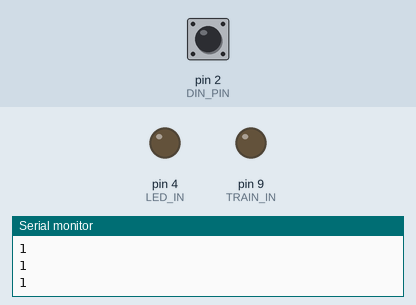
The sketch below on a simulated Arduino Uno, built with avr-gcc and run on an emulated ATmega328P. Parts: output pins drawn as LEDs (lit = HIGH), the last lines printed to the serial monitor. The test bench sets the inputs (shaded band); at power-on: pin 2 (DIN_PIN) HIGH.

Above: at 1.2 s.
1.3 s: pin 2 (DIN_PIN) pulled LOW for 0.15 s
At 1.8 s:
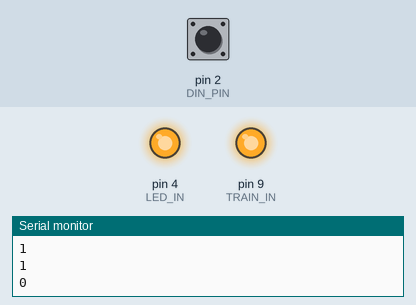
4.4 s: pin 2 (DIN_PIN) pulled LOW for 3.2 s
At 12.0 s:
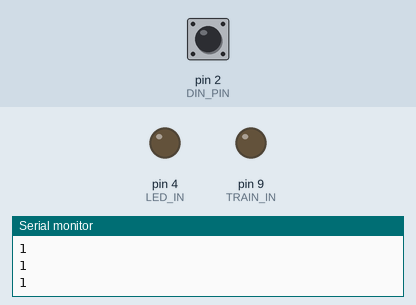
Timing chart, 0 to 13.5 s (numbered marks = the images above; inputs shaded):
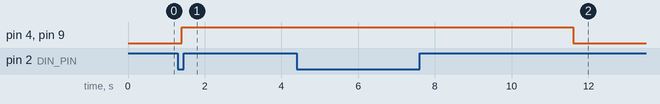

The sketch:

TrainAuto.ino
```cpp
#define MODE 2 //自動運転モード。1は距離センサで停止。2は一定時間後停止。
#define trigPin 11
#define echoPin 12
#define LED_IN 4
#define TRAIN_IN 9
const int DIN_PIN = 2; //物理スイッチの入力ポート

void setup() {
  // put your setup code here, to run once:
  Serial.begin(9600); //9600baudのSerial Monitorに飛ばすおまじない
  pinMode(LED_IN, OUTPUT); //LEDの位置
  pinMode(TRAIN_IN, OUTPUT); //電車の電源位置
  pinMode(trigPin, OUTPUT);//Trigピンの電源位置
  pinMode(echoPin, INPUT);//echoピンの電源位置
  pinMode(DIN_PIN, INPUT_PULLUP);//プルアップでDIN_PINを入力ポートモードにする

  digitalWrite(LED_IN, LOW); //アウトプットピンの初期化
  digitalWrite(TRAIN_IN, LOW); //電車アウトプットピンの初期化
  digitalWrite(trigPin, LOW);  // Added this line
  digitalWrite(echoPin, LOW);
}

void loop() {
  // put your main code here, to run repeatedly:
  int switch_flag;
  long duration, distance;
  if(MODE == 1){
    digitalWrite(trigPin, LOW);  // Added this line
    delayMicroseconds(2); // Added this line
    digitalWrite(trigPin, HIGH);
    delayMicroseconds(10); // Added this line
    digitalWrite(trigPin, LOW);
    duration = pulseIn(echoPin, HIGH);
    distance = (duration/2) / 29.1;
    delay( 10 ); //10ms待機
    if (distance < 8){  // This is where the LED On/Off happens
      digitalWrite(LED_IN, LOW);//LEDをOFFにする
      digitalWrite(TRAIN_IN, LOW);//LEDをOFFにする
      //delay( 3000 ); //3秒待機
      //digitalWrite(LED_IN, HIGH);//LEDをONにする
      //digitalWrite(TRAIN_IN, HIGH);//電車をONにする
      //delay( 3000 ); //3秒待機
    }else{
      digitalWrite(LED_IN, HIGH);//LEDをONにする
      digitalWrite(TRAIN_IN, HIGH);//電車をONにする
    }
    if (distance >= 200 || distance <= 0){
      Serial.println("Out of range");
    }else{
      Serial.print(distance);
      Serial.println(" cm");
    }
    //delay(50);
  }else{
    switch_flag = digitalRead( DIN_PIN ); //スイッチの入力を検知する
    Serial.println( switch_flag ); //Serial Monitorに入力フラグを表示する
    delay( 100 ); //スイッチの入力において、連続入力しているようにさせない停止時間
    //スイッチが押されたor押されていない時の処理
    if(switch_flag == 1){ //スイッチが押されていない時
      digitalWrite(LED_IN, LOW);//LEDをOFFにする
      digitalWrite(TRAIN_IN, LOW);//電車をOFFにする
    }else{
      digitalWrite(LED_IN, HIGH);//LEDをONにする
      digitalWrite(TRAIN_IN, HIGH);//電車をONにする
      delay( 5000 ); //3秒待機
    }
  }
}
```

Measured:
- after the input at 1.3 s, pin 4 (LED_IN), pin 9 (TRAIN_IN): LOW → HIGH after 0.10 s
- after the input at 4.4 s, pin 4 (LED_IN), pin 9 (TRAIN_IN): HIGH → LOW after 7.2 s instead of 2.1 s
